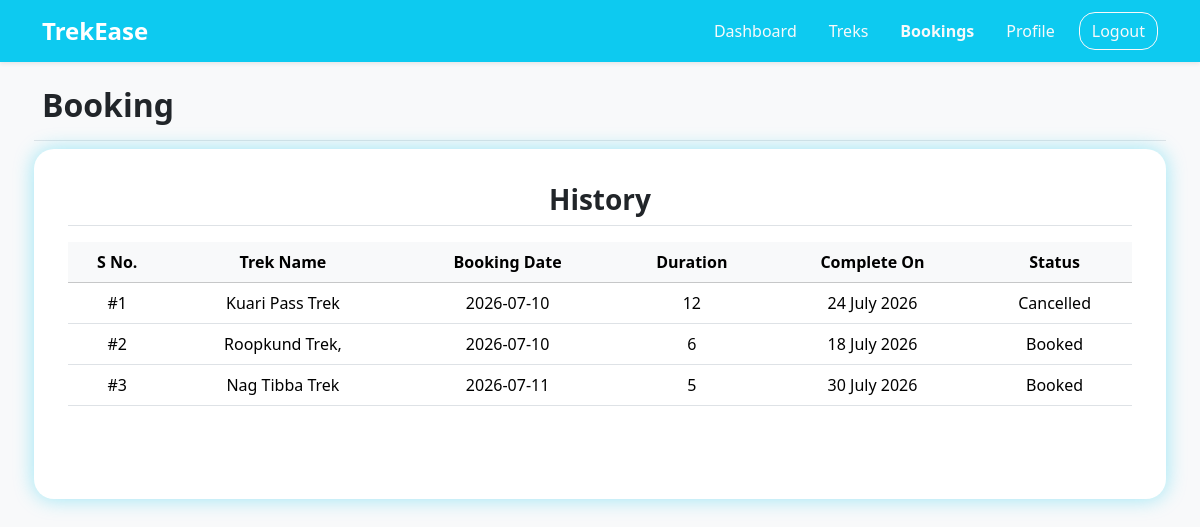
The app's page /my_bookings/2, older data.
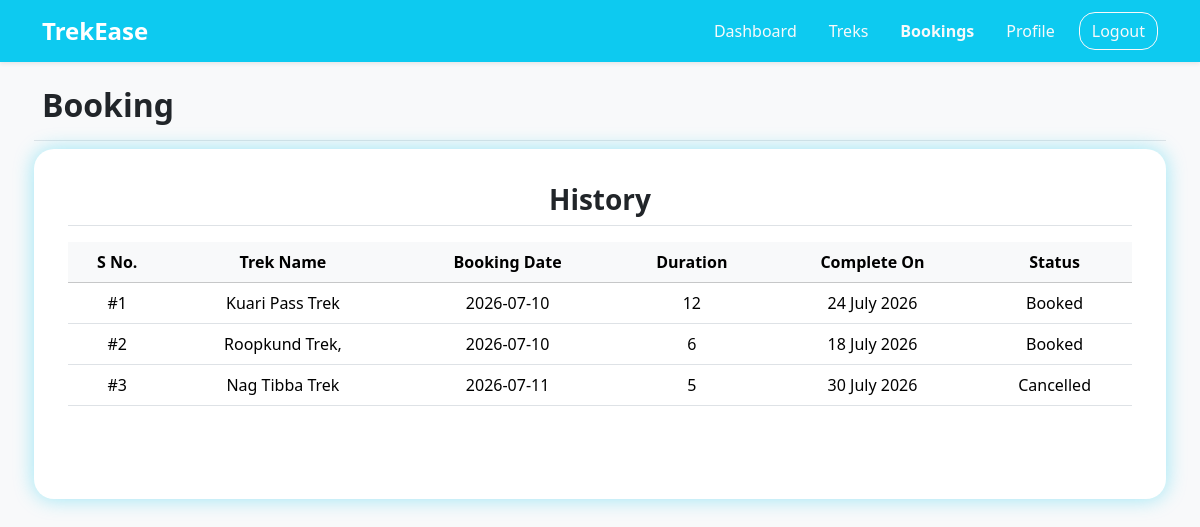
The same page, newer data.
### application/models.py (models this page shows)
class Booking(db.Model):
    __tablename__ = "booking"
    id = db.Column(db.Integer, primary_key=True)
    trek_id = db.Column(db.Integer, db.ForeignKey("trek.id"))
    user_id = db.Column(db.Integer, db.ForeignKey("user.id"))
    status = db.Column(db.String(), default="Booked")
    booking_date = db.Column(db.Date, default=date.today)

class Trek(db.Model):
    __tablename__ = "trek"
    id = db.Column(db.Integer(), primary_key=True)
    trek_name = db.Column(db.String(30), unique=True, nullable=False)
    location = db.Column(db.String(), nullable=False)
    difficulty = db.Column(db.String(), nullable=False)
    duration = db.Column(db.Integer(), nullable=False)
    available_slots = db.Column(db.Integer(), nullable=False)
    staff_id = db.Column(db.Integer(), db.ForeignKey("user.id"))
    status = db.Column(db.String(), default="Open", nullable=False)
    start_date = db.Column(db.Date, nullable=False)
    end_date = db.Column(db.Date, nullable=False)
    description = db.Column(db.Text)
    image = db.Column(db.String(), nullable=False)
    created_at = db.Column(db.Date, default=date.today, nullable=False)
    bookings = db.relationship("Booking", backref="trek")

### application/controllers.py (the view)
@app.route("/my_bookings/<int:user_id>")
def my_bookings(user_id):
    user = User.query.get(user_id)
    return render_template("/user/my_bookings.html", user=user)

### templates/user/my_bookings.html (shortened to what the changed rows need)
<!DOCTYPE html>
<html lang="en">
<head>
    <link href="https://cdn.jsdelivr.net/npm/bootstrap@5.3.2/dist/css/bootstrap.min.css" rel="stylesheet">
    <link rel="stylesheet" href="/static/style.css">
</head>
{% if user.status == "Blacklisted" %}
<body class="d-flex flex-column min-vh-100 bg-light">
    <nav class="navbar navbar-expand-lg navbar-dark bg-info shadow-sm">
        <div class="container">
            <div class="navbar-brand ">
                <a class="navbar-brand fw-bold fs-4" href="#">TrekEase</a>
            </div>
            <ul class="nav align-items-center">
                <li class="nav-item ms-2">
                    <a href="/" class="btn btn-outline-light rounded-4">Logout</a>
                </li>
            </ul>
        </div>
        </div>
    </nav>
    <div class="container text-center" id="pending-message">
        <h2 class="mb-3 border-bottom pb-2">Access Restricted</h2>
        <p class=" fs-6 fw-semibold ">Hello {{user.name}}, your User id has been blocked</p>
        <a href="/" class="btn btn-outline-danger rounded-4">Logout</a>
    </div>
</body>
{% else %}
<body class="d-flex flex-column min-vh-100 bg-light">
    <div class="container text-center">
        <div class="text-center mt-2">
            <div class="row my-2 g-3">
                <div class="mb-2 d-flex justify-content-between align-items-center w-100 border-bottom pb-2">
                    <h2 class="fw-semibold">Booking</h2>
                </div>
                <div class="admin-tables">
                    <table class="table table-hover align-middle mb-0">
                        <thead class="text-center table-light sticky-top">
                            <tr>
                                <th scope="col">S No.</th>
                                <th scope="col">Trek Name</th>
                                <th scope="col">Booking Date</th>
                                <th scope="col">Duration</th>
                                <th scope="col">Complete On</th>
                                <th scope="col">Status</th>
                            </tr>
                        </thead>
                        <tbody class="text-center">
                            {% for book in user.bookings %}
                            <tr>
                                <td>#{{loop.index}}</td>
                                <td>{{book.trek.trek_name}}</td>
                                <td>{{book.booking_date}}</td>
                                <td>{{book.trek.duration}}</td>
                                <td>{{book.trek.end_date.strftime("%d %B %Y")}}</td>
                                <td>
                                    {% if book.trek.status =='Completed' %}
                                    {{book.trek.status}}
                                    {% else %}
                                    {{book.status}}
                                    {% endif %}
                                </td>
                            </tr>
                            {% endfor %}
                        </tbody>
                    </table>
                </div>
            </div>
        </div>
    </div>
</body>
{% endif %}
</html>

Row changes from the older to the newer data that the page shows:
changed Booking "Kuari Pass Trek": status "Cancelled" → "Booked"
changed Booking "Nag Tibba Trek": status "Booked" → "Cancelled"
